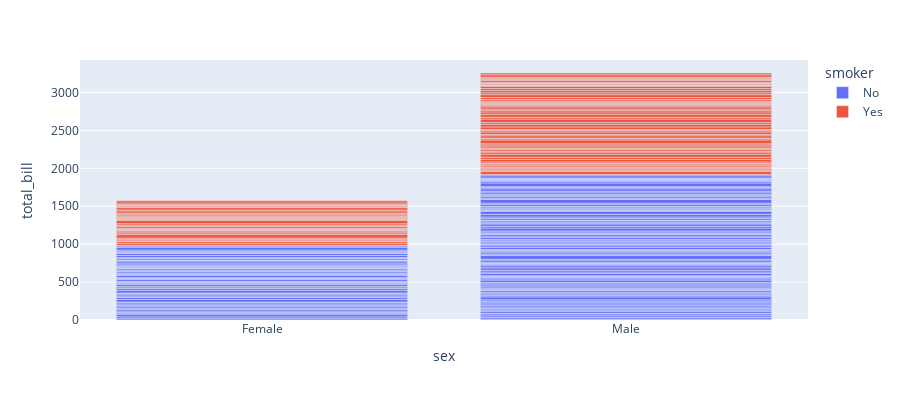
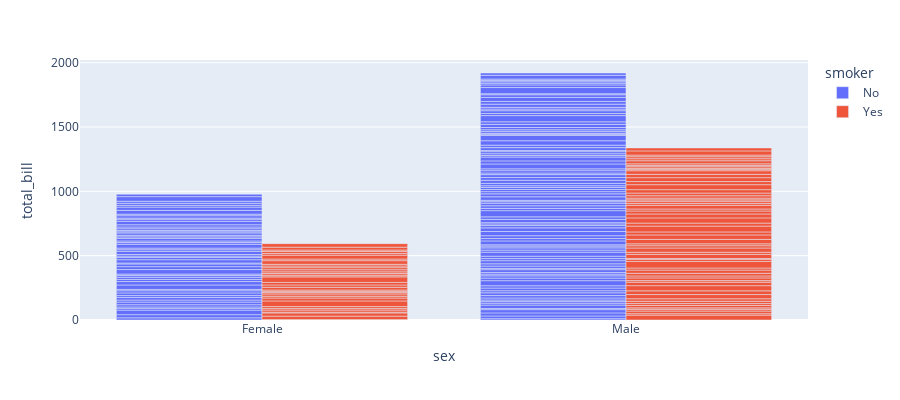
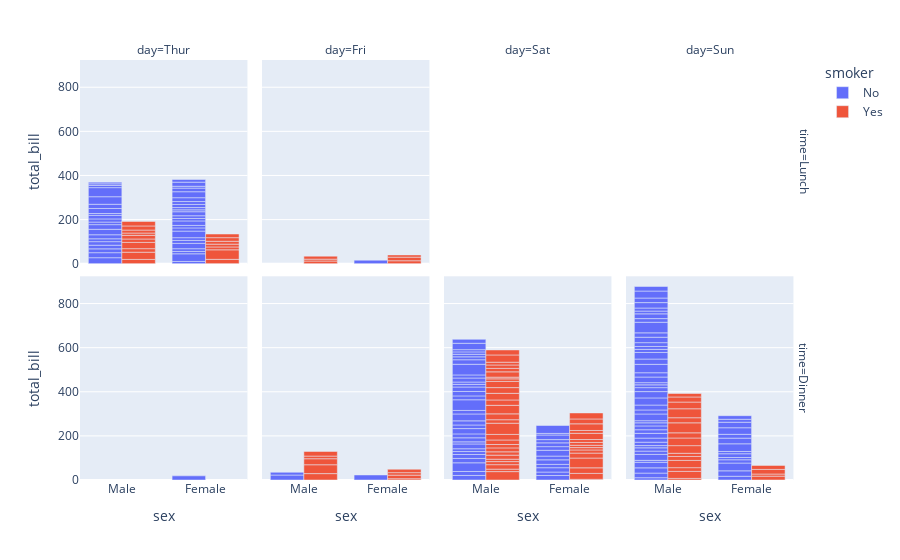

Notebook code cell kept with these figures, in order:
### Code cell
# 아니면 stack 형식

fig = px.bar(tips, x='sex',
             y='total_bill',
             color='smoker',
             height=400)
fig.show()
fig = px.bar(tips, x='sex',
             y='total_bill',
             color='smoker',
             barmode='group',
             height=400)
fig.show()

fig = px.bar(tips, x='sex',
             y='total_bill',
             color='smoker',
             barmode='group',
             facet_row='time',
             facet_col='day',
             category_orders={'day':['Thur', 'Fri', 'Sat', 'Sun'], 'time':['Lunch','Dinner']},
             )
fig.show()

### Figure 1 — Plotly figure (JSON) as saved in the notebook; plotly's stock layout.template omitted (floating-point values rounded to 4 significant figures; data arrays with more than 128 entries replaced by an {"elided": "..."} marker saying what was removed)
{"data": [{"alignmentgroup": "True", "hovertemplate": "smoker=No<br>sex=%{x}<br>total_bill=%{y}<extra></extra>", "legendgroup": "No", "marker": {"color": "#636efa", "pattern": {"shape": ""}}, "name": "No", "offsetgroup": "No", "orientation": "v", "showlegend": true, "textposition": "auto", "x": {"elided": "151 str values"}, "xaxis": "x", "y": {"elided": "151 float values"}, "yaxis": "y", "type": "bar"}, {"alignmentgroup": "True", "hovertemplate": "smoker=Yes<br>sex=%{x}<br>total_bill=%{y}<extra></extra>", "legendgroup": "Yes", "marker": {"color": "#EF553B", "pattern": {"shape": ""}}, "name": "Yes", "offsetgroup": "Yes", "orientation": "v", "showlegend": true, "textposition": "auto", "x": ["Male", "Male", "Male", "Male", "Male", "Male", "Female", "Male", "Female", "Female", "Male", "Male", "Male", "Male", "Female", "Female", "Male", "Male", "Male", "Male", "Female", "Female", "Female", "Female", "Male", "Male", "Male", "Female", "Male", "Female", "Female", "Female", "Male", "Male", "Male", "Male", "Male", "Male", "Male", "Male", "Female", "Male", "Male", "Male", "Male", "Male", "Male", "Female", "Male", "Female", "Male", "Male", "Female", "Male", "Male", "Male", "Male", "Female", "Female", "Male", "Male", "Female", "Female", "Female", "Male", "Female", "Male", "Male", "Male", "Female", "Male", "Male", "Female", "Female", "Female", "Male", "Male", "Male", "Female", "Male", "Female", "Male", "Male", "Female", "Female", "Female", "Male", "Male", "Male", "Male", "Male", "Female", "Male"], "xaxis": "x", "y": [38.01, 11.24, 20.29, 13.81, 11.02, 18.29, 3.07, 15.01, 26.86, 25.28, 17.92, 19.44, 32.68, 28.97, 5.75, 16.32, 40.17, 27.28, 12.03, 21.01, 11.35, 15.38, 44.3, 22.42, 15.36, 20.49, 25.21, 14.31, 16.0, 17.51, 10.59, 10.63, 50.81, 15.81, 7.25, 31.85, 16.82, 32.9, 17.89, 14.48, 9.6, 34.63, 34.65, 23.33, 45.35, 23.17, 40.55, 20.9, 30.46, 18.15, 23.1, 15.69, 19.81, 28.44, 15.48, 16.58, 10.34, 43.11, 13.0, 13.51, 18.71, 12.74, 13.0, 16.4, 20.53, 16.47, 26.59, 38.73, 24.27, 12.76, 30.06, 25.89, 13.27, 28.17, 12.9, 28.15, 11.59, 7.74, 30.14, 12.16, 13.42, 8.58, 13.42, 16.27, 10.09, 22.12, 24.01, 15.69, 15.53, 12.6, 32.83, 27.18, 22.67], "yaxis": "y", "type": "bar"}], "layout": {"xaxis": {"anchor": "y", "domain": [0.0, 1.0], "title": {"text": "sex"}}, "yaxis": {"anchor": "x", "domain": [0.0, 1.0], "title": {"text": "total_bill"}}, "legend": {"title": {"text": "smoker"}, "tracegroupgap": 0}, "margin": {"t": 60}, "barmode": "relative", "height": 400}}

### Figure 2 — Plotly figure (JSON) as saved in the notebook; plotly's stock layout.template omitted (floating-point values rounded to 4 significant figures; data arrays with more than 128 entries replaced by an {"elided": "..."} marker saying what was removed)
{"data": [{"alignmentgroup": "True", "hovertemplate": "smoker=No<br>sex=%{x}<br>total_bill=%{y}<extra></extra>", "legendgroup": "No", "marker": {"color": "#636efa", "pattern": {"shape": ""}}, "name": "No", "offsetgroup": "No", "orientation": "v", "showlegend": true, "textposition": "auto", "x": {"elided": "151 str values"}, "xaxis": "x", "y": {"elided": "151 float values"}, "yaxis": "y", "type": "bar"}, {"alignmentgroup": "True", "hovertemplate": "smoker=Yes<br>sex=%{x}<br>total_bill=%{y}<extra></extra>", "legendgroup": "Yes", "marker": {"color": "#EF553B", "pattern": {"shape": ""}}, "name": "Yes", "offsetgroup": "Yes", "orientation": "v", "showlegend": true, "textposition": "auto", "x": ["Male", "Male", "Male", "Male", "Male", "Male", "Female", "Male", "Female", "Female", "Male", "Male", "Male", "Male", "Female", "Female", "Male", "Male", "Male", "Male", "Female", "Female", "Female", "Female", "Male", "Male", "Male", "Female", "Male", "Female", "Female", "Female", "Male", "Male", "Male", "Male", "Male", "Male", "Male", "Male", "Female", "Male", "Male", "Male", "Male", "Male", "Male", "Female", "Male", "Female", "Male", "Male", "Female", "Male", "Male", "Male", "Male", "Female", "Female", "Male", "Male", "Female", "Female", "Female", "Male", "Female", "Male", "Male", "Male", "Female", "Male", "Male", "Female", "Female", "Female", "Male", "Male", "Male", "Female", "Male", "Female", "Male", "Male", "Female", "Female", "Female", "Male", "Male", "Male", "Male", "Male", "Female", "Male"], "xaxis": "x", "y": [38.01, 11.24, 20.29, 13.81, 11.02, 18.29, 3.07, 15.01, 26.86, 25.28, 17.92, 19.44, 32.68, 28.97, 5.75, 16.32, 40.17, 27.28, 12.03, 21.01, 11.35, 15.38, 44.3, 22.42, 15.36, 20.49, 25.21, 14.31, 16.0, 17.51, 10.59, 10.63, 50.81, 15.81, 7.25, 31.85, 16.82, 32.9, 17.89, 14.48, 9.6, 34.63, 34.65, 23.33, 45.35, 23.17, 40.55, 20.9, 30.46, 18.15, 23.1, 15.69, 19.81, 28.44, 15.48, 16.58, 10.34, 43.11, 13.0, 13.51, 18.71, 12.74, 13.0, 16.4, 20.53, 16.47, 26.59, 38.73, 24.27, 12.76, 30.06, 25.89, 13.27, 28.17, 12.9, 28.15, 11.59, 7.74, 30.14, 12.16, 13.42, 8.58, 13.42, 16.27, 10.09, 22.12, 24.01, 15.69, 15.53, 12.6, 32.83, 27.18, 22.67], "yaxis": "y", "type": "bar"}], "layout": {"xaxis": {"anchor": "y", "domain": [0.0, 1.0], "title": {"text": "sex"}}, "yaxis": {"anchor": "x", "domain": [0.0, 1.0], "title": {"text": "total_bill"}}, "legend": {"title": {"text": "smoker"}, "tracegroupgap": 0}, "margin": {"t": 60}, "barmode": "group", "height": 400}}

### Figure 3 — Plotly figure (JSON) as saved in the notebook; plotly's stock layout.template omitted (floating-point values rounded to 4 significant figures)
{"data": [{"alignmentgroup": "True", "hovertemplate": "smoker=No<br>time=Lunch<br>day=Thur<br>sex=%{x}<br>total_bill=%{y}<extra></extra>", "legendgroup": "No", "marker": {"color": "#636efa", "pattern": {"shape": ""}}, "name": "No", "offsetgroup": "No", "orientation": "v", "showlegend": true, "textposition": "auto", "x": ["Male", "Male", "Male", "Male", "Female", "Male", "Female", "Male", "Male", "Male", "Male", "Female", "Female", "Female", "Male", "Female", "Male", "Male", "Female", "Female", "Male", "Female", "Female", "Male", "Male", "Female", "Female", "Female", "Female", "Female", "Female", "Female", "Female", "Female", "Male", "Male", "Female", "Female", "Female", "Female", "Female", "Male", "Male", "Male"], "xaxis": "x5", "y": [27.2, 22.76, 17.29, 16.66, 10.07, 15.98, 34.83, 13.03, 18.28, 24.71, 21.16, 10.65, 12.43, 24.08, 11.69, 13.42, 14.26, 15.95, 12.48, 29.8, 8.52, 14.52, 11.38, 22.82, 19.08, 20.27, 11.17, 12.26, 18.26, 8.51, 10.33, 14.15, 13.16, 17.47, 34.3, 41.19, 27.05, 16.43, 8.35, 18.64, 11.87, 9.78, 7.51, 7.56], "yaxis": "y5", "type": "bar"}, {"alignmentgroup": "True", "hovertemplate": "smoker=No<br>time=Lunch<br>day=Fri<br>sex=%{x}<br>total_bill=%{y}<extra></extra>", "legendgroup": "No", "marker": {"color": "#636efa", "pattern": {"shape": ""}}, "name": "No", "offsetgroup": "No", "orientation": "v", "showlegend": false, "textposition": "auto", "x": ["Female"], "xaxis": "x6", "y": [15.98], "yaxis": "y6", "type": "bar"}, {"alignmentgroup": "True", "hovertemplate": "smoker=No<br>time=Dinner<br>day=Thur<br>sex=%{x}<br>total_bill=%{y}<extra></extra>", "legendgroup": "No", "marker": {"color": "#636efa", "pattern": {"shape": ""}}, "name": "No", "offsetgroup": "No", "orientation": "v", "showlegend": false, "textposition": "auto", "x": ["Female"], "xaxis": "x", "y": [18.78], "yaxis": "y", "type": "bar"}, {"alignmentgroup": "True", "hovertemplate": "smoker=No<br>time=Dinner<br>day=Fri<br>sex=%{x}<br>total_bill=%{y}<extra></extra>", "legendgroup": "No", "marker": {"color": "#636efa", "pattern": {"shape": ""}}, "name": "No", "offsetgroup": "No", "orientation": "v", "showlegend": false, "textposition": "auto", "x": ["Male", "Female", "Male"], "xaxis": "x2", "y": [22.49, 22.75, 12.46], "yaxis": "y2", "type": "bar"}, {"alignmentgroup": "True", "hovertemplate": "smoker=No<br>time=Dinner<br>day=Sat<br>sex=%{x}<br>total_bill=%{y}<extra></extra>", "legendgroup": "No", "marker": {"color": "#636efa", "pattern": {"shape": ""}}, "name": "No", "offsetgroup": "No", "orientation": "v", "showlegend": false, "textposition": "auto", "x": ["Male", "Male", "Female", "Female", "Male", "Male", "Male", "Male", "Male", "Male", "Female", "Male", "Male", "Female", "Female", "Male", "Male", "Male", "Female", "Male", "Male", "Male", "Female", "Male", "Male", "Male", "Female", "Male", "Male", "Female", "Female", "Male", "Female", "Male", "Male", "Female", "Male", "Male", "Male", "Male", "Male", "Male", "Female", "Male", "Male"], "xaxis": "x3", "y": [20.65, 17.92, 20.29, 15.77, 39.42, 19.82, 17.81, 13.37, 12.69, 21.7, 19.65, 9.55, 18.35, 15.06, 20.69, 17.78, 24.06, 16.31, 16.93, 18.69, 31.27, 16.04, 26.41, 48.27, 17.59, 20.08, 16.45, 20.23, 12.02, 17.07, 14.73, 10.51, 20.92, 18.24, 14.0, 7.25, 48.33, 20.45, 13.28, 11.61, 10.77, 10.07, 35.83, 29.03, 17.82], "yaxis": "y3", "type": "bar"}, {"alignmentgroup": "True", "hovertemplate": "smoker=No<br>time=Dinner<br>day=Sun<br>sex=%{x}<br>total_bill=%{y}<extra></extra>", "legendgroup": "No", "marker": {"color": "#636efa", "pattern": {"shape": ""}}, "name": "No", "offsetgroup": "No", "orientation": "v", "showlegend": false, "textposition": "auto", "x": ["Female", "Male", "Male", "Male", "Female", "Male", "Male", "Male", "Male", "Male", "Male", "Female", "Male", "Male", "Female", "Male", "Female", "Male", "Female", "Male", "Male", "Male", "Male", "Male", "Male", "Male", "Male", "Male", "Male", "Female", "Female", "Male", "Male", "Male", "Male", "Male", "Female", "Female", "Male", "Male", "Male", "Male", "Male", "Male", "Female", "Male", "Female", "Female", "Male", "Male", "Male", "Female", "Male", "Male", "Male", "Male", "Male"], "xaxis": "x4", "y": [16.99, 10.34, 21.01, 23.68, 24.59, 25.29, 8.77, 26.88, 15.04, 14.78, 10.27, 35.26, 15.42, 18.43, 14.83, 21.58, 10.33, 16.29, 16.97, 17.46, 13.94, 9.68, 30.4, 18.29, 22.23, 32.4, 28.55, 18.04, 12.54, 10.29, 34.81, 9.94, 25.56, 19.49, 38.07, 23.95, 25.71, 17.31, 29.93, 14.07, 13.13, 17.26, 24.55, 19.77, 29.85, 48.17, 25.0, 13.39, 16.49, 21.5, 12.66, 16.21, 13.81, 24.52, 20.76, 31.71, 20.69], "yaxis": "y4", "type": "bar"}, {"alignmentgroup": "True", "hovertemplate": "smoker=Yes<br>time=Lunch<br>day=Thur<br>sex=%{x}<br>total_bill=%{y}<extra></extra>", "legendgroup": "Yes", "marker": {"color": "#EF553B", "pattern": {"shape": ""}}, "name": "Yes", "offsetgroup": "Yes", "orientation": "v", "showlegend": true, "textposition": "auto", "x": ["Male", "Male", "Male", "Female", "Male", "Male", "Male", "Male", "Female", "Female", "Male", "Male", "Female", "Female", "Female", "Male", "Female"], "xaxis": "x5", "y": [19.44, 32.68, 16.0, 19.81, 28.44, 15.48, 16.58, 10.34, 43.11, 13.0, 13.51, 18.71, 12.74, 13.0, 16.4, 20.53, 16.47], "yaxis": "y5", "type": "bar"}, {"alignmentgroup": "True", "hovertemplate": "smoker=Yes<br>time=Lunch<br>day=Fri<br>sex=%{x}<br>total_bill=%{y}<extra></extra>", "legendgroup": "Yes", "marker": {"color": "#EF553B", "pattern": {"shape": ""}}, "name": "Yes", "offsetgroup": "Yes", "orientation": "v", "showlegend": false, "textposition": "auto", "x": ["Male", "Female", "Male", "Male", "Female", "Female"], "xaxis": "x6", "y": [12.16, 13.42, 8.58, 13.42, 16.27, 10.09], "yaxis": "y6", "type": "bar"}, {"alignmentgroup": "True", "hovertemplate": "smoker=Yes<br>time=Dinner<br>day=Fri<br>sex=%{x}<br>total_bill=%{y}<extra></extra>", "legendgroup": "Yes", "marker": {"color": "#EF553B", "pattern": {"shape": ""}}, "name": "Yes", "offsetgroup": "Yes", "orientation": "v", "showlegend": false, "textposition": "auto", "x": ["Male", "Female", "Female", "Male", "Male", "Male", "Male", "Female", "Female"], "xaxis": "x2", "y": [28.97, 5.75, 16.32, 40.17, 27.28, 12.03, 21.01, 11.35, 15.38], "yaxis": "y2", "type": "bar"}, {"alignmentgroup": "True", "hovertemplate": "smoker=Yes<br>time=Dinner<br>day=Sat<br>sex=%{x}<br>total_bill=%{y}<extra></extra>", "legendgroup": "Yes", "marker": {"color": "#EF553B", "pattern": {"shape": ""}}, "name": "Yes", "offsetgroup": "Yes", "orientation": "v", "showlegend": false, "textposition": "auto", "x": ["Male", "Male", "Male", "Male", "Male", "Male", "Female", "Male", "Female", "Female", "Male", "Female", "Female", "Male", "Male", "Male", "Female", "Female", "Female", "Male", "Male", "Male", "Male", "Male", "Female", "Male", "Male", "Female", "Female", "Female", "Male", "Male", "Male", "Female", "Female", "Male", "Male", "Male", "Male", "Male", "Female", "Male"], "xaxis": "x3", "y": [38.01, 11.24, 20.29, 13.81, 11.02, 18.29, 3.07, 15.01, 26.86, 25.28, 17.92, 44.3, 22.42, 15.36, 20.49, 25.21, 14.31, 10.59, 10.63, 50.81, 15.81, 26.59, 38.73, 24.27, 12.76, 30.06, 25.89, 13.27, 28.17, 12.9, 28.15, 11.59, 7.74, 30.14, 22.12, 24.01, 15.69, 15.53, 12.6, 32.83, 27.18, 22.67], "yaxis": "y3", "type": "bar"}, {"alignmentgroup": "True", "hovertemplate": "smoker=Yes<br>time=Dinner<br>day=Sun<br>sex=%{x}<br>total_bill=%{y}<extra></extra>", "legendgroup": "Yes", "marker": {"color": "#EF553B", "pattern": {"shape": ""}}, "name": "Yes", "offsetgroup": "Yes", "orientation": "v", "showlegend": false, "textposition": "auto", "x": ["Female", "Male", "Male", "Male", "Male", "Male", "Male", "Female", "Male", "Male", "Male", "Male", "Male", "Male", "Female", "Male", "Female", "Male", "Male"], "xaxis": "x4", "y": [17.51, 7.25, 31.85, 16.82, 32.9, 17.89, 14.48, 9.6, 34.63, 34.65, 23.33, 45.35, 23.17, 40.55, 20.9, 30.46, 18.15, 23.1, 15.69], "yaxis": "y4", "type": "bar"}], "layout": {"xaxis": {"anchor": "y", "domain": [0.0, 0.23], "title": {"text": "sex"}}, "yaxis": {"anchor": "x", "domain": [0.0, 0.485], "title": {"text": "total_bill"}}, "xaxis2": {"anchor": "y2", "domain": [0.25, 0.48], "matches": "x", "title": {"text": "sex"}}, "yaxis2": {"anchor": "x2", "domain": [0.0, 0.485], "matches": "y", "showticklabels": false}, "xaxis3": {"anchor": "y3", "domain": [0.5, 0.73], "matches": "x", "title": {"text": "sex"}}, "yaxis3": {"anchor": "x3", "domain": [0.0, 0.485], "matches": "y", "showticklabels": false}, "xaxis4": {"anchor": "y4", "domain": [0.75, 0.98], "matches": "x", "title": {"text": "sex"}}, "yaxis4": {"anchor": "x4", "domain": [0.0, 0.485], "matches": "y", "showticklabels": false}, "xaxis5": {"anchor": "y5", "domain": [0.0, 0.23], "matches": "x", "showticklabels": false}, "yaxis5": {"anchor": "x5", "domain": [0.515, 1.0], "matches": "y", "title": {"text": "total_bill"}}, "xaxis6": {"anchor": "y6", "domain": [0.25, 0.48], "matches": "x", "showticklabels": false}, "yaxis6": {"anchor": "x6", "domain": [0.515, 1.0], "matches": "y", "showticklabels": false}, "xaxis7": {"anchor": "y7", "domain": [0.5, 0.73], "matches": "x", "showticklabels": false}, "yaxis7": {"anchor": "x7", "domain": [0.515, 1.0], "matches": "y", "showticklabels": false}, "xaxis8": {"anchor": "y8", "domain": [0.75, 0.98], "matches": "x", "showticklabels": false}, "yaxis8": {"anchor": "x8", "domain": [0.515, 1.0], "matches": "y", "showticklabels": false}, "annotations": [{"font": {}, "showarrow": false, "text": "day=Thur", "x": 0.115, "xanchor": "center", "xref": "paper", "y": 1.0, "yanchor": "bottom", "yref": "paper"}, {"font": {}, "showarrow": false, "text": "day=Fri", "x": 0.365, "xanchor": "center", "xref": "paper", "y": 1.0, "yanchor": "bottom", "yref": "paper"}, {"font": {}, "showarrow": false, "text": "day=Sat", "x": 0.615, "xanchor": "center", "xref": "paper", "y": 1.0, "yanchor": "bottom", "yref": "paper"}, {"font": {}, "showarrow": false, "text": "day=Sun", "x": 0.865, "xanchor": "center", "xref": "paper", "y": 1.0, "yanchor": "bottom", "yref": "paper"}, {"font": {}, "showarrow": false, "text": "time=Dinner", "textangle": 90, "x": 0.98, "xanchor": "left", "xref": "paper", "y": 0.2425, "yanchor": "middle", "yref": "paper"}, {"font": {}, "showarrow": false, "text": "time=Lunch", "textangle": 90, "x": 0.98, "xanchor": "left", "xref": "paper", "y": 0.7575, "yanchor": "middle", "yref": "paper"}], "legend": {"title": {"text": "smoker"}, "tracegroupgap": 0}, "margin": {"t": 60}, "barmode": "group"}}
